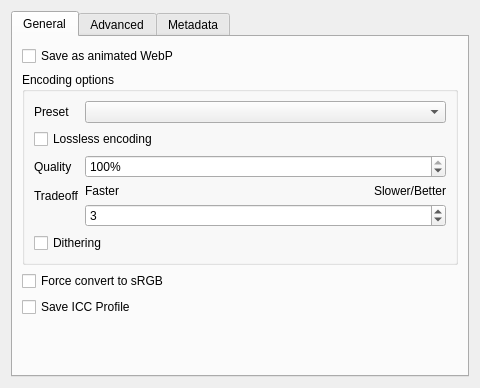
<?xml version="1.0" encoding="UTF-8"?>
<ui version="4.0">
 <author>
  SPDX-FileCopyrightText: 2021 L. E. Segovia &lt;amy@amyspark.me&gt;
  SPDX-License-Identifier: GPL-3.0-or-later
 </author>
 <class>KisWdgOptionsWebP</class>
 <widget class="QWidget" name="KisWdgOptionsWebP">
  <property name="geometry">
   <rect>
    <x>0</x>
    <y>0</y>
    <width>480</width>
    <height>360</height>
   </rect>
  </property>
  <property name="sizePolicy">
   <sizepolicy hsizetype="MinimumExpanding" vsizetype="MinimumExpanding">
    <horstretch>0</horstretch>
    <verstretch>0</verstretch>
   </sizepolicy>
  </property>
  <layout class="QVBoxLayout" name="verticalLayout">
   <item>
    <widget class="QTabWidget" name="tabWidget">
     <property name="currentIndex">
      <number>0</number>
     </property>
     <widget class="QWidget" name="general">
      <attribute name="title">
       <string>General</string>
      </attribute>
      <layout class="QFormLayout" name="formLayout">
       <item row="0" column="0" colspan="2">
        <widget class="QCheckBox" name="haveAnimation">
         <property name="text">
          <string>Save as animated WebP</string>
         </property>
        </widget>
       </item>
       <item row="1" column="0" colspan="2">
        <widget class="QGroupBox" name="groupBox">
         <property name="title">
          <string>Encoding options</string>
         </property>
         <layout class="QFormLayout" name="formLayout_3">
          <item row="0" column="0">
           <widget class="QLabel" name="lblPreset">
            <property name="text">
             <string>Preset</string>
            </property>
           </widget>
          </item>
          <item row="0" column="1">
           <widget class="QComboBox" name="preset"/>
          </item>
          <item row="1" column="0" colspan="2">
           <widget class="QCheckBox" name="lossless">
            <property name="text">
             <string>Lossless encoding</string>
            </property>
           </widget>
          </item>
          <item row="2" column="0">
           <widget class="QLabel" name="lblQuality">
            <property name="toolTip">
             <string>If Lossless is enabled: 0 = fastest but larger files, 100 = slower but better.
If Lossless is disabled: 0 = smallest size, 100 = largest size.</string>
            </property>
            <property name="text">
             <string>Quality</string>
            </property>
           </widget>
          </item>
          <item row="2" column="1">
           <widget class="KisDoubleSliderSpinBox" name="quality">
            <property name="toolTip">
             <string>If Lossless is enabled: 0 = fastest but larger files, 100 = slower but better.
If Lossless is disabled: 0 = smallest size, 100 = largest size.</string>
            </property>
            <property name="suffix">
             <string>%</string>
            </property>
            <property name="maximum">
             <number>100</number>
            </property>
            <property name="value">
             <number>100</number>
            </property>
           </widget>
          </item>
          <item row="3" column="0">
           <widget class="QLabel" name="lblTradeoff">
            <property name="text">
             <string>Tradeoff</string>
            </property>
           </widget>
          </item>
          <item row="3" column="1">
           <layout class="QGridLayout" name="gridLayout_3">
            <item row="0" column="0">
             <widget class="QLabel" name="lblFaster">
              <property name="text">
               <string>Faster</string>
              </property>
             </widget>
            </item>
            <item row="0" column="1">
             <widget class="QLabel" name="lblSlowerBetter">
              <property name="text">
               <string>Slower/Better</string>
              </property>
              <property name="alignment">
               <set>Qt::AlignRight|Qt::AlignTrailing|Qt::AlignVCenter</set>
              </property>
             </widget>
            </item>
            <item row="1" column="0" colspan="2">
             <widget class="KisSliderSpinBox" name="tradeoff">
              <property name="toolTip">
               <string>Quality/speed trade-off (0 = fast, 6 = slower-better)</string>
              </property>
              <property name="maximum">
               <number>6</number>
              </property>
              <property name="value">
               <number>3</number>
              </property>
             </widget>
            </item>
           </layout>
          </item>
          <item row="4" column="0" colspan="2">
           <widget class="QCheckBox" name="dithering">
            <property name="text">
             <string>Dithering</string>
            </property>
           </widget>
          </item>
         </layout>
        </widget>
       </item>
       <item row="2" column="0">
        <widget class="QCheckBox" name="chkForceSRGB">
         <property name="text">
          <string>Force convert to sRGB</string>
         </property>
        </widget>
       </item>
       <item row="3" column="0">
        <widget class="QCheckBox" name="chkSaveProfile">
         <property name="text">
          <string>Save ICC Profile</string>
         </property>
        </widget>
       </item>
       <item row="4" column="0">
        <spacer name="verticalSpacer">
         <property name="orientation">
          <enum>Qt::Vertical</enum>
         </property>
         <property name="sizeHint" stdset="0">
          <size>
           <width>20</width>
           <height>40</height>
          </size>
         </property>
        </spacer>
       </item>
      </layout>
     </widget>
     <widget class="QWidget" name="advanced">
      <attribute name="title">
       <string>Advanced</string>
      </attribute>
      <layout class="QVBoxLayout" name="verticalLayout_3">
       <property name="leftMargin">
        <number>0</number>
       </property>
       <property name="topMargin">
        <number>0</number>
       </property>
       <property name="rightMargin">
        <number>0</number>
       </property>
       <property name="bottomMargin">
        <number>0</number>
       </property>
       <item>
        <widget class="QScrollArea" name="scrollArea">
         <property name="sizePolicy">
          <sizepolicy hsizetype="MinimumExpanding" vsizetype="MinimumExpanding">
           <horstretch>0</horstretch>
           <verstretch>0</verstretch>
          </sizepolicy>
         </property>
         <property name="frameShape">
          <enum>QFrame::NoFrame</enum>
         </property>
         <property name="frameShadow">
          <enum>QFrame::Plain</enum>
         </property>
         <property name="horizontalScrollBarPolicy">
          <enum>Qt::ScrollBarAlwaysOff</enum>
         </property>
         <property name="sizeAdjustPolicy">
          <enum>QAbstractScrollArea::AdjustToContents</enum>
         </property>
         <property name="widgetResizable">
          <bool>true</bool>
         </property>
         <property name="alignment">
          <set>Qt::AlignHCenter|Qt::AlignTop</set>
         </property>
         <widget class="QWidget" name="scrollAreaWidgetContents">
          <property name="sizePolicy">
           <sizepolicy hsizetype="MinimumExpanding" vsizetype="MinimumExpanding">
            <horstretch>0</horstretch>
            <verstretch>0</verstretch>
           </sizepolicy>
          </property>
          <layout class="QFormLayout" name="formLayout_2">
           <property name="formAlignment">
            <set>Qt::AlignLeading|Qt::AlignLeft|Qt::AlignVCenter</set>
           </property>
           <item row="0" column="0">
            <widget class="QLabel" name="lblTargetSize">
             <property name="toolTip">
              <string>If non-zero, sets the desired target size in bytes. Takes precedence over the compression parameters.</string>
             </property>
             <property name="text">
              <string>Target Size</string>
             </property>
            </widget>
           </item>
           <item row="0" column="1">
            <widget class="QSpinBox" name="targetSize">
             <property name="sizePolicy">
              <sizepolicy hsizetype="Preferred" vsizetype="Fixed">
               <horstretch>0</horstretch>
               <verstretch>0</verstretch>
              </sizepolicy>
             </property>
             <property name="toolTip">
              <string>If non-zero, sets the desired target size in bytes. Takes precedence over the compression parameters.</string>
             </property>
             <property name="suffix">
              <string> B</string>
             </property>
             <property name="maximum">
              <number>1000000000</number>
             </property>
            </widget>
           </item>
           <item row="1" column="0">
            <widget class="QLabel" name="lblTargetPSNR">
             <property name="toolTip">
              <string>If non-zero, specifies the minimal distortion to try to achieve. Takes precedence over Target Size.</string>
             </property>
             <property name="text">
              <string>Target PSNR</string>
             </property>
            </widget>
           </item>
           <item row="1" column="1">
            <widget class="KisDoubleParseUnitSpinBox" name="targetPSNR">
             <property name="sizePolicy">
              <sizepolicy hsizetype="Preferred" vsizetype="Fixed">
               <horstretch>0</horstretch>
               <verstretch>0</verstretch>
              </sizepolicy>
             </property>
             <property name="toolTip">
              <string>If non-zero, specifies the minimal distortion to try to achieve. Takes precedence over Target Size.</string>
             </property>
             <property name="decimals">
              <number>2</number>
             </property>
             <property name="maximum">
              <double>100.000000000000000</double>
             </property>
            </widget>
           </item>
           <item row="2" column="0">
            <widget class="QLabel" name="lblSegments">
             <property name="toolTip">
              <string>Maximum number of segments (1 to 4).</string>
             </property>
             <property name="text">
              <string>Segments</string>
             </property>
            </widget>
           </item>
           <item row="2" column="1">
            <widget class="KisSliderSpinBox" name="segments">
             <property name="sizePolicy">
              <sizepolicy hsizetype="Preferred" vsizetype="Fixed">
               <horstretch>0</horstretch>
               <verstretch>0</verstretch>
              </sizepolicy>
             </property>
             <property name="toolTip">
              <string>Maximum number of segments (1 to 4).</string>
             </property>
             <property name="minimum">
              <number>1</number>
             </property>
             <property name="maximum">
              <number>4</number>
             </property>
             <property name="pageStep" stdset="0">
              <number>2</number>
             </property>
            </widget>
           </item>
           <item row="3" column="0">
            <widget class="QLabel" name="lblSNSStrength">
             <property name="toolTip">
              <string>Spatial Noise Shaping: 0 = off, 100 = maximum.</string>
             </property>
             <property name="text">
              <string>SNS Strength</string>
             </property>
            </widget>
           </item>
           <item row="3" column="1">
            <widget class="KisSliderSpinBox" name="snsStrength">
             <property name="toolTip">
              <string>Spatial Noise Shaping: 0 = off, 100 = maximum.</string>
             </property>
             <property name="suffix">
              <string>%</string>
             </property>
             <property name="maximum">
              <number>100</number>
             </property>
            </widget>
           </item>
           <item row="4" column="0">
            <widget class="QLabel" name="lblFilterStrength">
             <property name="toolTip">
              <string>Filter strength: 0 = off, 100 = strongest.</string>
             </property>
             <property name="text">
              <string comment="Filter options specifically for WebP">Filter Strength</string>
             </property>
            </widget>
           </item>
           <item row="4" column="1">
            <widget class="KisSliderSpinBox" name="filterStrength">
             <property name="toolTip">
              <string>Filter strength: 0 = off, 100 = strongest.</string>
             </property>
             <property name="suffix">
              <string>%</string>
             </property>
             <property name="maximum">
              <number>100</number>
             </property>
            </widget>
           </item>
           <item row="5" column="0">
            <widget class="QLabel" name="lblFilterSharpness">
             <property name="toolTip">
              <string>Filter sharpness: 0 = off, 7 = least sharp.</string>
             </property>
             <property name="text">
              <string comment="Filter options specifically for WebP">Filter Sharpness</string>
             </property>
            </widget>
           </item>
           <item row="5" column="1">
            <widget class="KisSliderSpinBox" name="filterSharpness">
             <property name="toolTip">
              <string>Filter sharpness: 0 = off, 7 = least sharp.</string>
             </property>
             <property name="maximum">
              <number>7</number>
             </property>
             <property name="pageStep" stdset="0">
              <number>2</number>
             </property>
            </widget>
           </item>
           <item row="6" column="0">
            <widget class="QLabel" name="lblFilterType">
             <property name="toolTip">
              <string>0 = Simple, 1 = Strong. Only used if Filter Strength is higher than 0 or Auto Adjust Filter is enabled.</string>
             </property>
             <property name="text">
              <string comment="Filter options specifically for WebP">Filter Type</string>
             </property>
            </widget>
           </item>
           <item row="6" column="1">
            <widget class="QComboBox" name="filterType">
             <property name="toolTip">
              <string>0 = Simple, 1 = Strong. Only used if Filter Strength is higher than 0 or Auto Adjust Filter is enabled.</string>
             </property>
            </widget>
           </item>
           <item row="7" column="0">
            <widget class="QLabel" name="lblAutofilter">
             <property name="text">
              <string>Auto Adjust Filter Strength</string>
             </property>
            </widget>
           </item>
           <item row="7" column="1">
            <widget class="QCheckBox" name="autofilter">
             <property name="text">
              <string>Enabled</string>
             </property>
            </widget>
           </item>
           <item row="8" column="0">
            <widget class="QLabel" name="lblAlphaCompression">
             <property name="toolTip">
              <string>Algorithm for encoding the alpha plane (0 = None, 1 = compressed with WebP lossless). Default is 1.</string>
             </property>
             <property name="text">
              <string>Alpha Plane Compression</string>
             </property>
            </widget>
           </item>
           <item row="8" column="1">
            <widget class="QComboBox" name="alphaCompression"/>
           </item>
           <item row="9" column="0">
            <widget class="QLabel" name="lblAlphaFiltering">
             <property name="text">
              <string>Predictive Filtering for Alpha Plane</string>
             </property>
            </widget>
           </item>
           <item row="9" column="1">
            <layout class="QGridLayout" name="gridLayout">
             <item row="0" column="1">
              <widget class="QLabel" name="lblFast">
               <property name="text">
                <string>Fast</string>
               </property>
               <property name="alignment">
                <set>Qt::AlignCenter</set>
               </property>
              </widget>
             </item>
             <item row="0" column="0">
              <widget class="QLabel" name="lblNone">
               <property name="text">
                <string>None</string>
               </property>
              </widget>
             </item>
             <item row="0" column="2">
              <widget class="QLabel" name="lblBest">
               <property name="text">
                <string>Best</string>
               </property>
               <property name="alignment">
                <set>Qt::AlignRight|Qt::AlignTrailing|Qt::AlignVCenter</set>
               </property>
              </widget>
             </item>
             <item row="1" column="0" colspan="3">
              <widget class="KisSliderSpinBox" name="alphaFiltering">
               <property name="maximum">
                <number>2</number>
               </property>
               <property name="pageStep" stdset="0">
                <number>1</number>
               </property>
              </widget>
             </item>
            </layout>
           </item>
           <item row="10" column="0">
            <widget class="QLabel" name="lblAlphaQuality">
             <property name="toolTip">
              <string>0 = smallest size, 100 = lossless. Default is 100.</string>
             </property>
             <property name="text">
              <string>Alpha Plane Quality</string>
             </property>
            </widget>
           </item>
           <item row="10" column="1">
            <widget class="KisSliderSpinBox" name="alphaQuality">
             <property name="toolTip">
              <string>0 = smallest size, 100 = lossless. Default is 100.</string>
             </property>
             <property name="suffix">
              <string>%</string>
             </property>
             <property name="maximum">
              <number>100</number>
             </property>
             <property name="value">
              <number>100</number>
             </property>
            </widget>
           </item>
           <item row="11" column="0">
            <widget class="QLabel" name="lblPass">
             <property name="toolTip">
              <string>Number of entropy-analysis passes (1 to 10).</string>
             </property>
             <property name="text">
              <string>Entropy Passes</string>
             </property>
            </widget>
           </item>
           <item row="11" column="1">
            <widget class="KisSliderSpinBox" name="pass">
             <property name="sizePolicy">
              <sizepolicy hsizetype="Preferred" vsizetype="Fixed">
               <horstretch>0</horstretch>
               <verstretch>0</verstretch>
              </sizepolicy>
             </property>
             <property name="toolTip">
              <string>Number of entropy-analysis passes (1 to 10).</string>
             </property>
             <property name="minimum">
              <number>1</number>
             </property>
             <property name="maximum">
              <number>10</number>
             </property>
             <property name="singleStep">
              <number>1</number>
             </property>
             <property name="pageStep" stdset="0">
              <number>2</number>
             </property>
            </widget>
           </item>
           <item row="12" column="0">
            <widget class="QLabel" name="lblShowCompressed">
             <property name="toolTip">
              <string>If enabled, export the compressed picture back. In-loop filtering is not applied.</string>
             </property>
             <property name="text">
              <string>Show Compressed</string>
             </property>
            </widget>
           </item>
           <item row="12" column="1">
            <widget class="QCheckBox" name="showCompressed">
             <property name="toolTip">
              <string>If enabled, export the compressed picture back. In-loop filtering is not applied.</string>
             </property>
             <property name="text">
              <string>Enabled</string>
             </property>
            </widget>
           </item>
           <item row="13" column="0">
            <widget class="QLabel" name="lblPreprocessing">
             <property name="text">
              <string comment="Filter options specifically for WebP">Preprocessing Filter</string>
             </property>
            </widget>
           </item>
           <item row="13" column="1">
            <widget class="QComboBox" name="preprocessing"/>
           </item>
           <item row="14" column="0">
            <widget class="QLabel" name="lblPartitions">
             <property name="toolTip">
              <string>log2(number of token partitions) between 0 and 3. Default is 0 for easier progressive decoding.</string>
             </property>
             <property name="text">
              <string>Partitions</string>
             </property>
            </widget>
           </item>
           <item row="14" column="1">
            <widget class="KisSliderSpinBox" name="partitions">
             <property name="toolTip">
              <string>log2(number of token partitions) between 0 and 3. Default is 0 for easier progressive decoding.</string>
             </property>
             <property name="maximum">
              <number>3</number>
             </property>
            </widget>
           </item>
           <item row="15" column="0">
            <widget class="QLabel" name="lblPartitionLimit">
             <property name="toolTip">
              <string>Quality degradation allowed to fit the 512KB limit on prediction modes coding (0 = no degradation, 100 = maximum possible degradation).</string>
             </property>
             <property name="text">
              <string>Partition Limit</string>
             </property>
            </widget>
           </item>
           <item row="15" column="1">
            <layout class="QGridLayout" name="gridLayout_2">
             <item row="0" column="1">
              <widget class="QLabel" name="lblMaximumDegradation">
               <property name="text">
                <string>Maximum degradation</string>
               </property>
               <property name="alignment">
                <set>Qt::AlignRight|Qt::AlignTrailing|Qt::AlignVCenter</set>
               </property>
              </widget>
             </item>
             <item row="0" column="0">
              <widget class="QLabel" name="lblNoDegradation">
               <property name="text">
                <string>No degradation</string>
               </property>
              </widget>
             </item>
             <item row="1" column="0" colspan="2">
              <widget class="KisSliderSpinBox" name="partitionLimit">
               <property name="toolTip">
                <string>Quality degradation allowed to fit the 512KB limit on prediction modes coding (0 = no degradation, 100 = maximum possible degradation).</string>
               </property>
               <property name="suffix">
                <string>%</string>
               </property>
               <property name="maximum">
                <number>100</number>
               </property>
               <property name="value">
                <number>100</number>
               </property>
              </widget>
             </item>
            </layout>
           </item>
           <item row="16" column="0">
            <widget class="QLabel" name="lblEmulateJPEGSize">
             <property name="toolTip">
              <string>If enabled, compression parameters will be remapped to better match the expected output size from JPEG compression. Generally, the output size will be similar but the degradation will be lower.</string>
             </property>
             <property name="text">
              <string>Emulate JPEG Size</string>
             </property>
            </widget>
           </item>
           <item row="16" column="1">
            <widget class="QCheckBox" name="emulateJPEGSize">
             <property name="toolTip">
              <string>If enabled, compression parameters will be remapped to better match the expected output size from JPEG compression. Generally, the output size will be similar but the degradation will be lower.</string>
             </property>
             <property name="text">
              <string>Enabled</string>
             </property>
            </widget>
           </item>
           <item row="17" column="0">
            <widget class="QLabel" name="lblThreadLevel">
             <property name="toolTip">
              <string>If enabled, try and use multithreaded encoding.</string>
             </property>
             <property name="text">
              <string>Multithreaded Encoding</string>
             </property>
            </widget>
           </item>
           <item row="17" column="1">
            <widget class="QCheckBox" name="threadLevel">
             <property name="toolTip">
              <string>If enabled, try and use multithreaded encoding.</string>
             </property>
             <property name="text">
              <string>Enabled</string>
             </property>
            </widget>
           </item>
           <item row="18" column="0">
            <widget class="QLabel" name="lblLowMemory">
             <property name="toolTip">
              <string>If enabled, reduce memory usage (but increase CPU use).</string>
             </property>
             <property name="text">
              <string>Reduce Memory Usage</string>
             </property>
            </widget>
           </item>
           <item row="18" column="1">
            <widget class="QCheckBox" name="lowMemory">
             <property name="toolTip">
              <string>If enabled, reduce memory usage (but increase CPU use).</string>
             </property>
             <property name="text">
              <string>Enabled</string>
             </property>
            </widget>
           </item>
           <item row="19" column="0">
            <widget class="QLabel" name="lblNearLossless">
             <property name="toolTip">
              <string>Near lossless encoding: 0 = max loss, 100 = off. Default is 100.</string>
             </property>
             <property name="text">
              <string>Near Lossless</string>
             </property>
            </widget>
           </item>
           <item row="19" column="1">
            <widget class="KisSliderSpinBox" name="nearLossless">
             <property name="toolTip">
              <string>Near lossless encoding: 0 = max loss, 100 = off. Default is 100.</string>
             </property>
             <property name="suffix">
              <string>%</string>
             </property>
             <property name="maximum">
              <number>100</number>
             </property>
             <property name="value">
              <number>100</number>
             </property>
            </widget>
           </item>
           <item row="20" column="0">
            <widget class="QLabel" name="lblExact">
             <property name="toolTip">
              <string>If enabled, preserve the exact RGB values under transparent areas. Otherwise, discard this invisible RGB information for better compression. The default is disabled.</string>
             </property>
             <property name="text">
              <string>Exact</string>
             </property>
            </widget>
           </item>
           <item row="20" column="1">
            <widget class="QCheckBox" name="exact">
             <property name="toolTip">
              <string>If enabled, preserve the exact RGB values under transparent areas. Otherwise, discard this invisible RGB information for better compression. The default is disabled.</string>
             </property>
             <property name="text">
              <string>Enabled</string>
             </property>
            </widget>
           </item>
           <item row="21" column="0">
            <widget class="QLabel" name="lblUseSharpYUV">
             <property name="toolTip">
              <string>If enabled, allows use of the sharp (and slow) RGB to YUV conversion.</string>
             </property>
             <property name="text">
              <string>Use Sharp YUV</string>
             </property>
            </widget>
           </item>
           <item row="21" column="1">
            <widget class="QCheckBox" name="useSharpYUV">
             <property name="toolTip">
              <string>If enabled, allows use of the sharp (and slow) RGB to YUV conversion.</string>
             </property>
             <property name="text">
              <string>Enabled</string>
             </property>
            </widget>
           </item>
           <item row="22" column="0">
            <widget class="QLabel" name="lblQMin">
             <property name="toolTip">
              <string>Minimum permissible quality factor. Default is 0.</string>
             </property>
             <property name="text">
              <string>Minimum Quality</string>
             </property>
            </widget>
           </item>
           <item row="22" column="1">
            <widget class="KisSliderSpinBox" name="qMin">
             <property name="toolTip">
              <string>Minimum permissible quality factor. Default is 0.</string>
             </property>
             <property name="suffix">
              <string>%</string>
             </property>
             <property name="maximum">
              <number>100</number>
             </property>
            </widget>
           </item>
           <item row="23" column="0">
            <widget class="QLabel" name="lblQMax">
             <property name="toolTip">
              <string>Maximum permissible quality factor. Default is 100.</string>
             </property>
             <property name="text">
              <string>Maximum Quality</string>
             </property>
            </widget>
           </item>
           <item row="23" column="1">
            <widget class="KisSliderSpinBox" name="qMax">
             <property name="toolTip">
              <string>Maximum permissible quality factor. Default is 100.</string>
             </property>
             <property name="suffix">
              <string>%</string>
             </property>
             <property name="maximum">
              <number>100</number>
             </property>
             <property name="value">
              <number>100</number>
             </property>
            </widget>
           </item>
          </layout>
         </widget>
        </widget>
       </item>
      </layout>
     </widget>
     <widget class="QWidget" name="metadata">
      <attribute name="title">
       <string>Metadata</string>
      </attribute>
      <layout class="QFormLayout" name="formLayout_7">
       <item row="0" column="0" colspan="2">
        <widget class="QGroupBox" name="chkMetadata">
         <property name="title">
          <string>Store Document Metadata</string>
         </property>
         <property name="checkable">
          <bool>true</bool>
         </property>
         <layout class="QGridLayout" name="gridLayout_5" columnstretch="0,0">
          <item row="0" column="0">
           <widget class="QGroupBox" name="groupBox_3">
            <property name="title">
             <string>Formats:</string>
            </property>
            <layout class="QFormLayout" name="formLayout_5">
             <item row="0" column="0" colspan="2">
              <widget class="QCheckBox" name="exif">
               <property name="text">
                <string>Exif</string>
               </property>
              </widget>
             </item>
             <item row="1" column="0" colspan="2">
              <widget class="QCheckBox" name="xmp">
               <property name="text">
                <string>XMP</string>
               </property>
              </widget>
             </item>
            </layout>
           </widget>
          </item>
          <item row="0" column="1">
           <widget class="QGroupBox" name="groupBox_4">
            <property name="title">
             <string comment="WebP metadata options">Filters:</string>
            </property>
            <layout class="QVBoxLayout" name="verticalLayout_4">
             <item>
              <widget class="QListView" name="metaDataFilters"/>
             </item>
            </layout>
           </widget>
          </item>
         </layout>
        </widget>
       </item>
      </layout>
     </widget>
    </widget>
   </item>
  </layout>
 </widget>
 <customwidgets>
  <customwidget>
   <class>KisSliderSpinBox</class>
   <extends>QSpinBox</extends>
   <header location="global">kis_slider_spin_box.h</header>
  </customwidget>
  <customwidget>
   <class>KisDoubleSliderSpinBox</class>
   <extends>QSpinBox</extends>
   <header location="global">kis_slider_spin_box.h</header>
  </customwidget>
  <customwidget>
   <class>KisDoubleParseUnitSpinBox</class>
   <extends>QDoubleSpinBox</extends>
   <header location="global">kis_double_parse_unit_spin_box.h</header>
  </customwidget>
 </customwidgets>
 <resources/>
 <connections/>
</ui>
